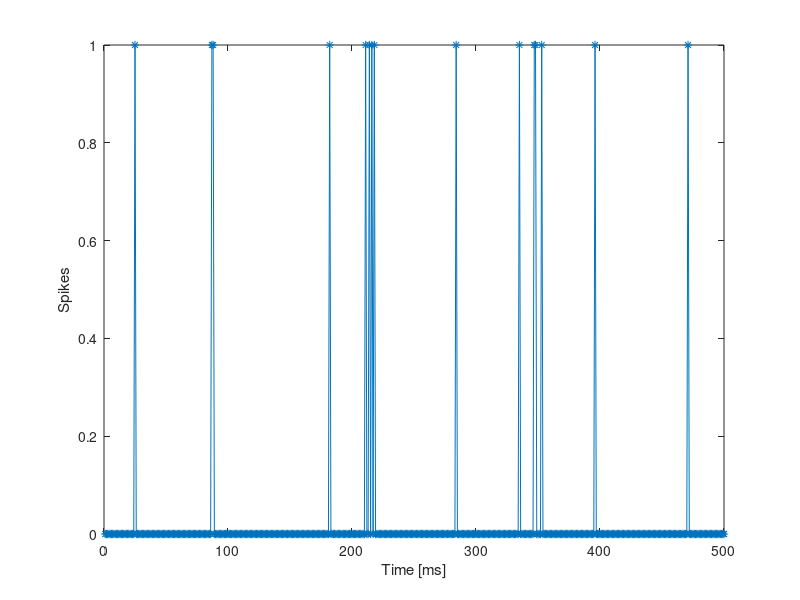
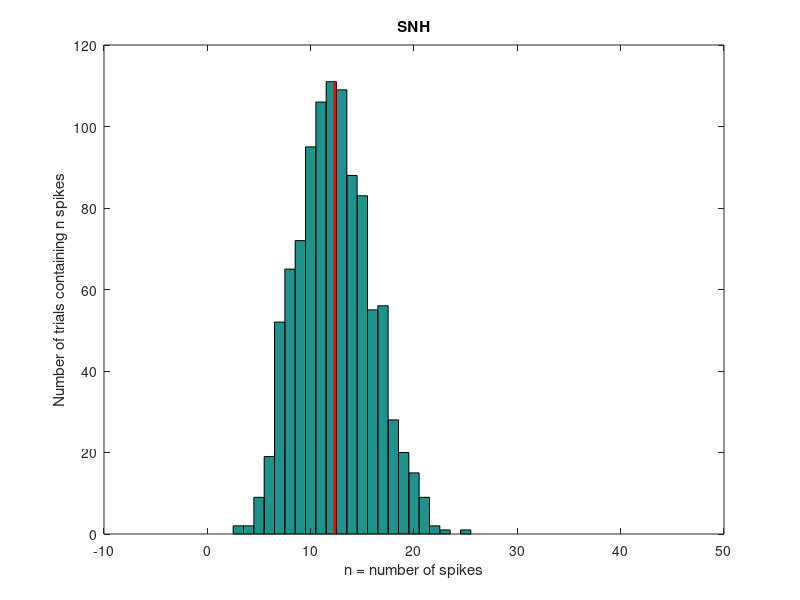

Reproduce these figures in MATLAB, in order.
%%  MA665 - Lab 2:  Spike Train Analysis.
%   In this tutorial we will analyze spike train data collected in an
%   "experiment".  You will load the data in MATLAB, and then analyze the
%   data using the techniques we discussed in lecture.

%%  Preliminaries.
%   Text preceded by a '%' indicates a 'comment'.  This text should appear
%   green on the screen.  I will use comments to explain what we're doing 
%   and to ask you questions.  Also, comments are useful in your own code
%   to note what you've done (so it makes sense when you return to the code
%   in the future).  It's a good habit to *always* comment your code.  I'll
%   try to set a good example, but won't always . . . 

%%  NOTES - Challenge Problems.
%   You'll find *six* challange problems.  Your task --- answer
%   the first *three* of them.  Present your results to me in whatever format you think is
%   appropriate.  Your solutions should include figures (with axes labeled
%   and captions) and explanatory text.  Also, please include any
%   MATLAB code you write;  remember to include comments in the
%   code.  The comments should be detailed enough that you could share your
%   code with any of your classmates / colleagues.  At the end of this Lab
%   are more advanced challenge problems.

%%  Part 1:  Load and visualize the data.  %%%%%%%%%%%%%%%%%%%%%%%%%%%%%%%%
%   The spike train data will consist of 1000 trials, each lasting 500 ms with a
%   sampling rate of 1000 Hz.
%
%Q:  Given this, how many samples will you have per trial?

%   Load the data.  To do so, visit the course webpage,
%
%   http://makramer.info/MA665
%
%   and download the file 'd1.mat' in Week 2.  Having done that, load the data,

load('d1.mat')

%   Upon loading d1, your workspace should hold a single variable 'd'.
%
%Q:  What are the dimensions of d?

%   It's useful to define two new variables that record the number of
%   trials, and the length of each trial:

n_trials = 1000;
T = 500;

%   Notice that here we've used the entire length of the data (500 ms) as
%   our counting window.

%   To get a sense for the data, let's plot the results from a single trial.

figure(1)
plot(d(1,:), '-*');
xlabel('Time [ms]');  ylabel('Spikes');

%Q:  What values do the data assume?  What constitutes a spike?

%Q:  Visual inspection of data is a powerful tool.  Describe what you "see"
%in the plot.  In this single trial, does the neuron spike "a lot"
%or "a little"?  Estimate the number of spikes in this trial.

%Q:  The results for one trial can be deceiving.  Visualize the output of
%additional trials.  Do you notice any consistency?

%Q: One way to characterize the data is to count the number of spikes 
%per trial.  For trials 1-5, plot each trial (as above) and count the number
%of spikes.  Save your results and show them to me, or to someone else in
%class, and compare your results.

%%  Part 2:  Quantify the spiking.  %%%%%%%%%%%%%%%%%%%%%%%%%%%%%%%%%%%%%%%
%   Through visual inspection, we've examined the spiking for a handful of
%   trials, and counted the number of spikes per trail.  Let's now attempt
%   to summarize the data for *all* trials.
%
%   We could try to do this by hand (as in the previous exercise). But
%   counting spikes by hand is TEDIOUS.  Imagine repeating this procedure
%   for 1000 trials!  We can more effectively count the number of spikes
%   per trial by issuing a command in MATLAB.  Consider the following,

n_spikes_per_trial = sum(d,2);

%Q:  Does the above command make sense?  Read the MATLAB Help
%section for the command 'sum' to make sure you understand it.  Determine
%why we issue the command:
%    >> sum(d,2)
%and not the command,
%    >> sum(d,1)

%Q:  Compare your results counting the number of spikes in trials
% 1-5 (found through visual inspection above) with the first five
%elements of the variable 'n_spikes_per_trial'.  Do the two match?  Explain.

%   Now, compute the average number (or mean number) of spikes per trial.

n_avg = mean(n_spikes_per_trial);

%Q:  Have you used the command 'mean' before?  If not, look it up in MATLAB
%Help!

%Q:  What is the numerical value for n_avg?  Is this consistent with your
%visual inspection of the data?

%%  Part 3:  Histograms.  %%%%%%%%%%%%%%%%%%%%%%%%%%%%%%%%%%%%%%%%%%%%%%%%%
%   We've learned one quantitative element about the data:  the mean number
%   of spikes per trial.  To learn more about the data, let's compute a histogram 
%   of the number of spikes per trial.  This is the "spike number histogram"
%   (SNH).  Consider the following snippet of code:

figure(10)
hist(n_spikes_per_trial, (0:1:40))
xlabel('n = number of spikes');
ylabel('Number of trials containing n spikes');
title('SNH')
hold on
plot([n_avg, n_avg], [0, max(hist(n_spikes_per_trial, (0:1:30)))], 'r', 'LineWidth', 2)
hold off

%   There's a lot happening in the above series of commands.  First, we
%   compute a histogram of the number of spikes per trial when we issue the
%   command:
%
%   >> hist(n_spikes_per_trial, (0:1:40))
%
%Q:  Remember the 'hist' command?  Check out MATLAB Help!
%Q:  Why do we input two arguments to the 'hist' command?  What is the
%purpose of the second argument?  Vary the second argument in 'hist' and
%re-execute the snippet of code above.  Examine how the histogram plot
%changes.

%   MATLAB creates a plot in Figure 10.  The horizontal axis indicates the number of 
%   spikes observed in a trial --- let's call this 'n'.  The vertical axis indicates the
%   number of trials that contain n spikes.  To make this clear, we label the
%   axes, and we title the plot:
%
%   >>  xlabel('n = number of spikes');
%   >>  ylabel('Number of trials containing n spikes');
%   >>  title('SNH')
%
%   We'd like to include one more item on the plot --- the mean number of
%   spikes per trial.  Let's do this graphically.  First, we'll tell Figure 10
%   to "hold" whatever is currently in the graphics window:
%
%   >>  hold on
%
%   We then plot the item we want:
%
%   >>  plot([n_avg, n_avg], [0, max(hist(n_spikes_per_trial))], 'r', 'LineWidth', 2)
%
%   The x-coordinate in this plot is n_avg, the mean number of spikes per
%   trial.  The y-coordinate can be anything;  here we make it range from 0 to
%   the maximum value recorded on the vertical axis.  The result is a
%   *vertical* line.  To make this line stand out, we color it red, and
%   increase its line width to 2.
%
%Q (*OPTIONAL* Mini-challenge):  Include text on the plot that prints the numerical value of
%the mean number of spikes per trial.
%
%   When we're done adding more items to the figure, we turn hold off.
%
%   >>  hold off

%%  Part 4:  Average firing rate.%%%%%%%%%%%%%%%%%%%%%%%%%%%%%%%%%%%%%%%%%%

%Q:  Use your results above to compute the average firing rate of the data.
%Tell me what you find in lab, or compare with a classmate.
%HINT:  It's one line of code in MATLAB!  See you lecture notes ...

%%  Part 5:  ISI.  %%%%%%%%%%%%%%%%%%%%%%%%%%%%%%%%%%%%%%%%%%%%%%%%%%%%%%%%
%   We've spent some time considering the number of spikes per trial, and
%   visualized these results in the SNH.  Let's now investigate the
%   *time intervals* between spikes.  Namely, let's compute the
%    ISIs (InterSpike Intervals).

%   First, we have to convert the observed data "d" to a list of ISIs.
%   Remember, the data "d" indicates the *time* of each spike (in each trial).
%   What we'd like to know now is the time *between* spikes.  To compute the
%   time between spikes, we'll do the following:

ISI = [];
for k=1:n_trials
    spike_times = find(d(k,:) == 1);
    isi0 = diff(spike_times);
    ISI = [ISI, isi0];
end

%Q:  That's a complicated series of commands!  Study it and explain it to a
%classmate or me.  Use MATLAB Help to look up commands you don't yet know.

%Q:  Execute the commands above and examine the vector ISI.  What is it's
%size?  Does it make sense to you?

%   Once we've constructed the vector ISI, we can calculte its mean,

mean_ISI = mean(ISI);

%Q:  Examine the value of the mean ISI.  Does it seem reasonable?  Why (or
%why not)?

%   The vector ISI is a huge list of numbers, indicating the time interval
%   between spikes for all (1000) trials.  To summarize these ISI results,
%   we'll make a histogram.  This is the "ISI histogram".  In Challenge
%   Problem #1 below you're asked to compute and plot the ISI histogram.

%%  Part 6:  PSTH
%   We also discussed in class the poststimulus time histogram, or PSTH.
%   To compute the PSTH, we first need to compute the probability of a
%   spike at any moment in time.  Consider the following code:

prob_spike = sum(d,1)/n_trials;

%Q:  Why does this line of code reveal the probability of spiking at any
%moment in time?

%Q:  Use the above line of code to compute the PSTH, and plot it as a
%function of time.  In the line of code above, what is the size of the tiny
%bin used to divide the time axis?  How does the instantaneous
%frequency evolve over time?

%%  Challenge Problem #1.

%Q (Challenge 1):  Compute and plot the ISI histogram.  Label the
%axes.  Explain what you find.  What is the average ISI?  What is the most
%common ISI?  Are those two numbers the same?  Try to interpret the ISI
%histogram in terms of spike train data --- given the ISI plot, can you
%draw a representative spike train?
%
%HINT:  Modify the code we used above to compute the spike number histogram (SNH).

%%  Challenge Problem #2.  %%%%%%%%%%%%%%%%%%%%%%%%%%%%%%%%%%%%%%%%%%%%%%%%%
%   We've studied a single data set.  Let's now consider a second data set
%   with the following properties:
%
%   Number of trials:  1000
%   Duration of each trial:  500 ms
%   Samping rate:  1000 Hz.
%
%   You can download this data set from the course website:
%
%   http://makramer.info/MA665
%
%   Download the file 'd2.mat'.

%Q (Challenge 2.a):  (1) Load this data set and determine the average number of
%spikes per trial, the average firing rate, and the average ISI.  (2) Compute
%and plot the SNH, ISI histogram, and PSTH and indicate the average value of each
%measure on each plot.  (3) Compare the results for 'd1' and 'd2'.  How are
%they similar?  How do they differ?  (4) Using all of the tools at your
%disposal, conclude that either d1 and d2 display similar activity, or d1
%and d2 display different activity.  (5)  Describe in words how the
%activity in d2 behaves.
%
%NOTE:  Please submit your MATLAB code and plots to support your results.
%Make everything *beautiful*.

%Q (Challenge 2.b):  We've assumed throughout our analysis a sampling
%window of size T=500 ms --- the length of each trial.  Is this the best
%choice for 'd1' and 'd2'?  Why?  Justify your conclusion.

%%  Challenge Problem #3 (Option 1)
%   Consider a third data set with the same properties as above:
%
%   Number of trials:  1000
%   Duration of each trial:  500 ms
%   Samping rate:  1000 Hz.
%
%   Download this data set from the course website:
%
%   http://makramer.info/MA665
%
%   Download the file 'd3.mat'.

%Q (Challenge 3.a):  (1) Load this data set and determine the average number of
%spikes per trial, the average firing rate, and the average ISI.  (2) Compute
%and plot the SNH, ISI histogram, and PSTH and indicate the average value of each
%measure on each plot.  (3) Compare the results for 'd1', 'd2', and 'd3'.  How are
%they similar?  How do they differ?  (4) Describe in words how the activity
%in d3 behaves.
%
%NOTE:  Please submit your MATLAB code and plots to support your results.
%Make everything *beautiful*.

%%  Advanced Challenge #3 (Option 2)  %%%%%%%%%%%%%%%%%%%%%%%%%%%%%
%   Visit Blackboard for this course and download the file
%   "Point_Process_Notes.pdf" from the Course Documents section.  Work
%   through this document by downloading the specified spike train data set
%   and executing the MATLAB code.  Notify me of any typos, suggestions,
%   ideas, etc.  I'm interested to know anything you like or dislike.  What
%   makes sense?  What doesn't make sense?

%%  Advanced Challenge #4  %%%%%%%%%%%%%%%%%%%%%%%%%%%%%%%%%%%%%%%%
%   NOTE:  Advanced challenges are OPTIONAL.  %

%Q (Challenge #4):  Apply these analysis techniques to your own
%data.  Explain your results (and your data).

%%  Advanced Challenge #5  %%%%%%%%%%%%%%%%%%%%%%%%%%%%%%%%%%%%%%%%
%   NOTE:  Advanced challenges are OPTIONAL.  %

%Q (Challenge #5):  Our visual inspection of the spiking data proceeded in a
%trial-by-trial way.  Namely, we plotted the spiking (evolving in
%time) separately for each trial.  A more effective visualization would
%display the spiking activity for *all* trials over time.  This is sometimes
%called a "rastergram" or "spike raster" plot.  See, for example,
%
%  http://www.scholarpedia.org/article/Image:Chirast1.png
%
%The challenge --- make a rastergram of the spiking data for 'd1', 'd2', and 'd3'.
%Specifically, devise a method to visualize the spiking activity of all trials
%over time.  Ideally, make this a *function* in MATLAB you can use in the
%future for (two-dimensional) data sets of any number of trials / samples /
%sampling frequency.

%%  Advanced Challenge #6  %%%%%%%%%%%%%%%%%%%%%%%%%%%%%%%%%%%%%%%%

%Q (Challenge #6):  Make up your own question.  Make it *interesting*.
